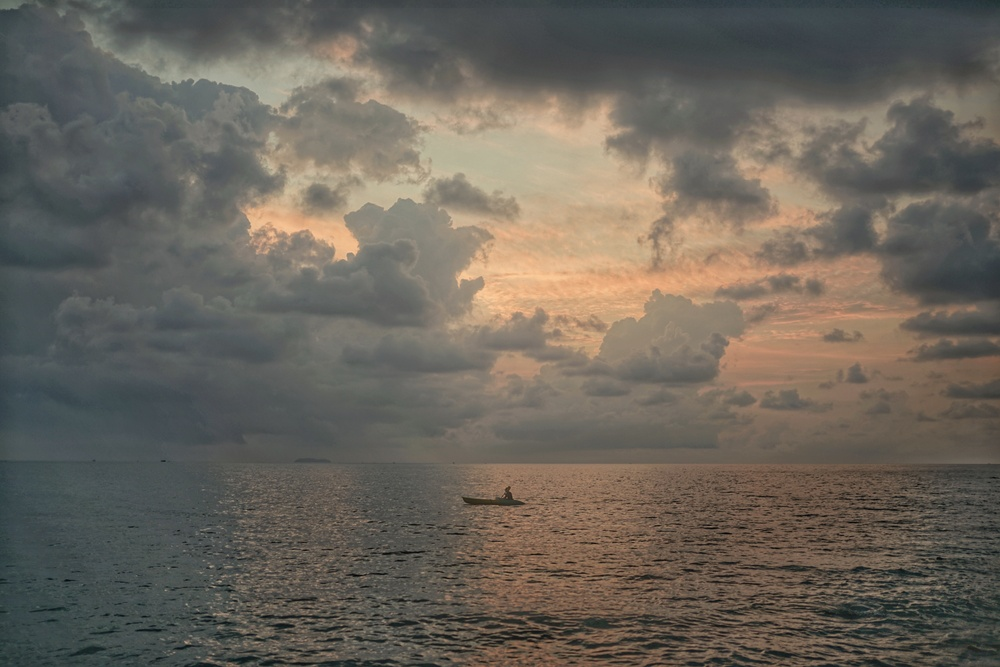
#> input picture example/source.jpeg, 1000 x 667 px, shrunk from 6000 x 4000 before the run
$ python logic.py --source example/source.jpeg --reference example/target.jpeg
#> lines starting #> are read from the running program, lines starting #| are printed output that depends on the picture
import numpy as np
import cv2
import matplotlib.pyplot as plt
import argparse

parser = argparse.ArgumentParser()

ap = argparse.ArgumentParser()
ap.add_argument("-s", "--source", required=True,
    help="path to source image")
ap.add_argument("-r", "--reference", required=True,
    help="path to reference image")
args = vars(ap.parse_args())

def image_stats(image):
    (l, a, b) = cv2.split(image)
    (lMean, lStd) = (l.mean(), l.std())
    (aMean, aStd) = (a.mean(), a.std())
    (bMean, bStd) = (b.mean(), b.std())
    return (lMean, lStd, aMean, aStd, bMean, bStd)

def _scale_array(arr, clip=True):
    if clip:
        scaled = np.clip(arr, 0, 255)
    else:
        scale_range = (max([arr.min(), 0]), min([arr.max(), 255]))
        scaled = _min_max_scale(arr, new_range=scale_range)
    return scaled

def main():
    SOURCE_PATH = args["source"]
    REFERENCE_PATH = args["reference"]

    sourceImage = cv2.imread(SOURCE_PATH)
#> sourceImage is the input picture: shape (667, 1000, 3); mean B, G, R 91.7, 101, 107.2
    referenceImage = cv2.imread(REFERENCE_PATH)
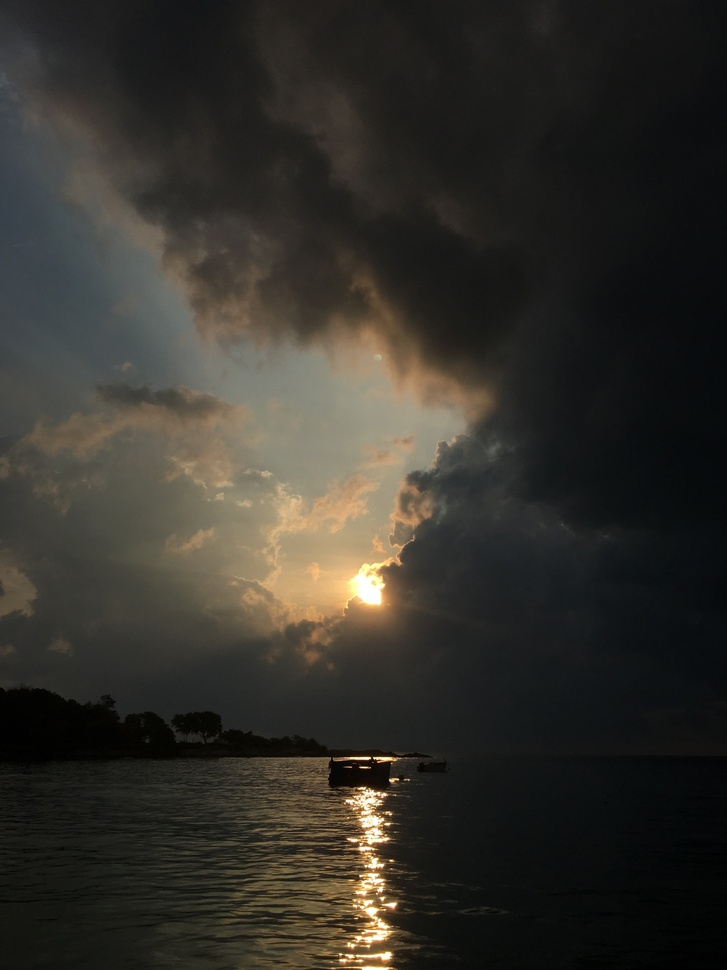
#> input picture example/target.jpeg, 727 x 970 px, shrunk from 1536 x 2048 before the run
#> referenceImage is the input picture: shape (970, 727, 3); mean B, G, R 42.7, 48.8, 51.3

    sourceImage = cv2.cvtColor(sourceImage, cv2.COLOR_BGR2LAB).astype("float32")
    referenceImage = cv2.cvtColor(referenceImage, cv2.COLOR_BGR2LAB).astype("float32")

    (lMeanRef, lStdRef, aMeanRef, aStdRef, bMeanRef, bStdRef) = image_stats(referenceImage)
#> in image_stats, `(l, a, b) = cv2.split(image)`:
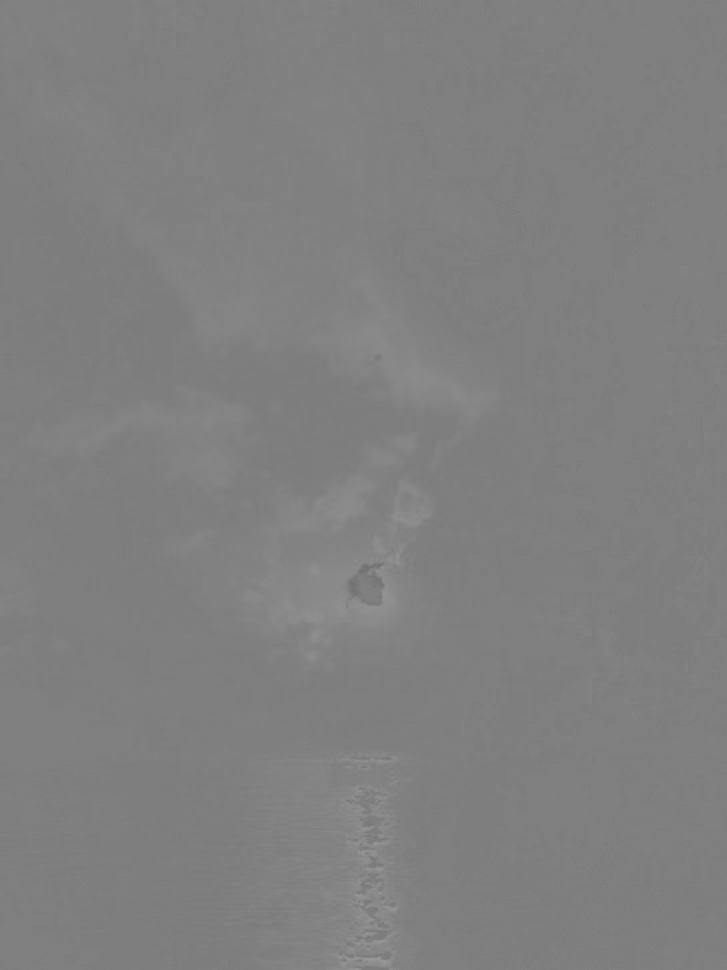
#> a: shape (970, 727) float32; min 114, max 153, mean 127.9
#> in image_stats, `(lMean, lStd) = (l.mean(), l.std())`: lMean = 50.17; lStd = 45.32
#> in image_stats, `(aMean, aStd) = (a.mean(), a.std())`: aMean = 127.9; aStd = 2.24
#> in image_stats, `(bMean, bStd) = (b.mean(), b.std())`: bMean = 131.9; bStd = 6.9
#> lMeanRef = 50.17; lStdRef = 45.32; aMeanRef = 127.9; aStdRef = 2.24; bMeanRef = 131.9; bStdRef = 6.9

    (lMeanSrc, lStdSrc, aMeanSrc, aStdSrc, bMeanSrc, bStdSrc) = image_stats(sourceImage)
#> in image_stats (call 2), `(l, a, b) = cv2.split(image)`:
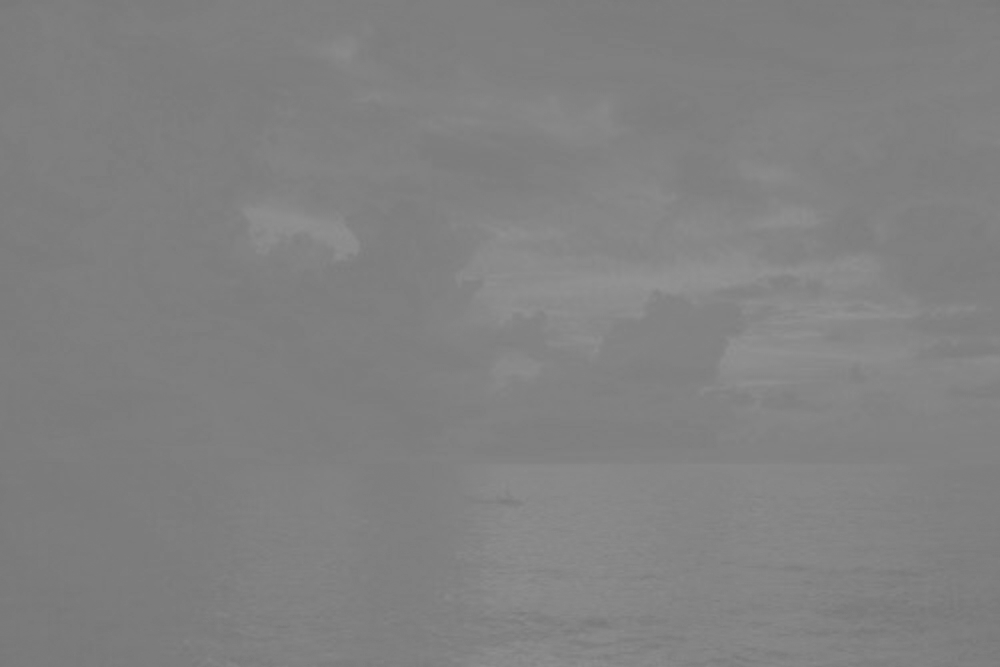
#> a: shape (667, 1000) float32; min 119, max 147, mean 128.9
#> in image_stats (call 2), `(lMean, lStd) = (l.mean(), l.std())`: lMean = 109.2; lStd = 33.9
#> in image_stats (call 2), `(aMean, aStd) = (a.mean(), a.std())`: aMean = 128.9; aStd = 4.16
#> in image_stats (call 2), `(bMean, bStd) = (b.mean(), b.std())`: bMean = 134; bStd = 7.76
#> lMeanSrc = 109.2; lStdSrc = 33.9; aMeanSrc = 128.9; aStdSrc = 4.16; bMeanSrc = 134; bStdSrc = 7.76

    (l, a, b) = cv2.split(sourceImage)

    l -= lMeanSrc
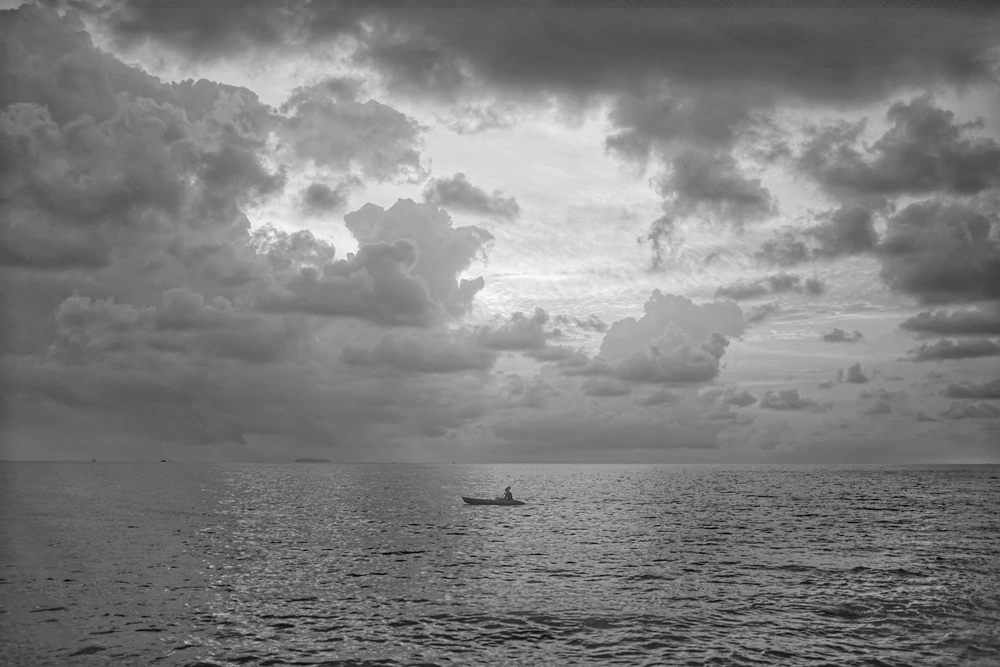
#> l: shape (667, 1000) float32; min -108.2, max 110.8, mean 0; drawn with min black and max white
    a -= aMeanSrc
    b -= bMeanSrc
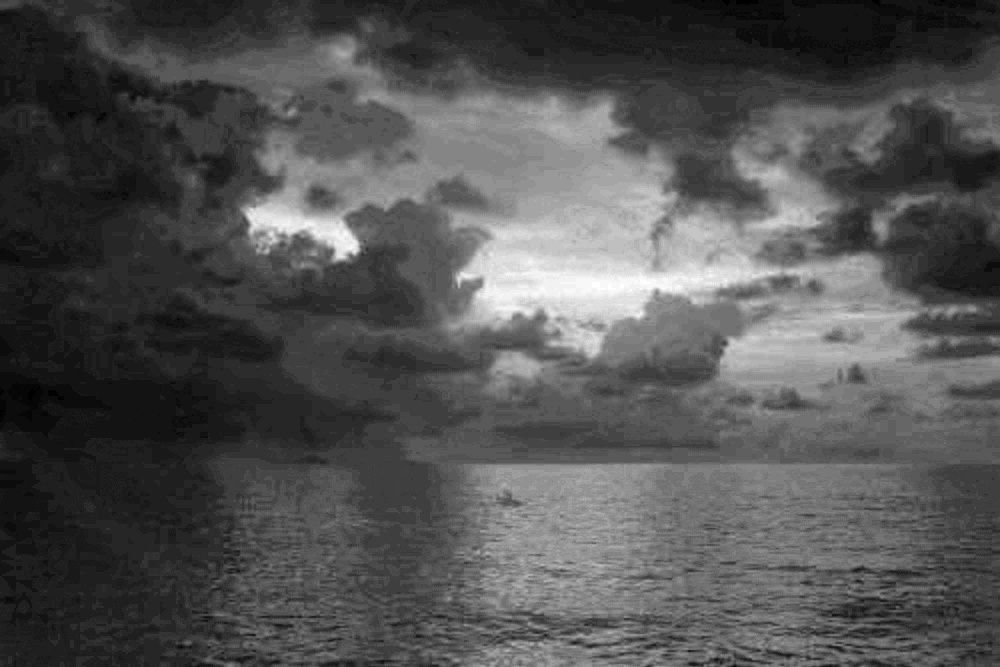
#> b: shape (667, 1000) float32; min -12.96, max 27.04, mean 0; drawn with min black and max white

    l = (lStdSrc / lStdRef) * l
    a = (aStdSrc / aStdRef) * a
    b = (bStdSrc / bStdRef) * b

    l += lMeanRef
    a += aMeanRef
    b += bMeanRef

    l = _scale_array(l)
    a = _scale_array(a)
    b = _scale_array(b)

    transfer = cv2.merge([l, a, b])
    transfer = cv2.cvtColor(transfer.astype("uint8"), cv2.COLOR_LAB2BGR)
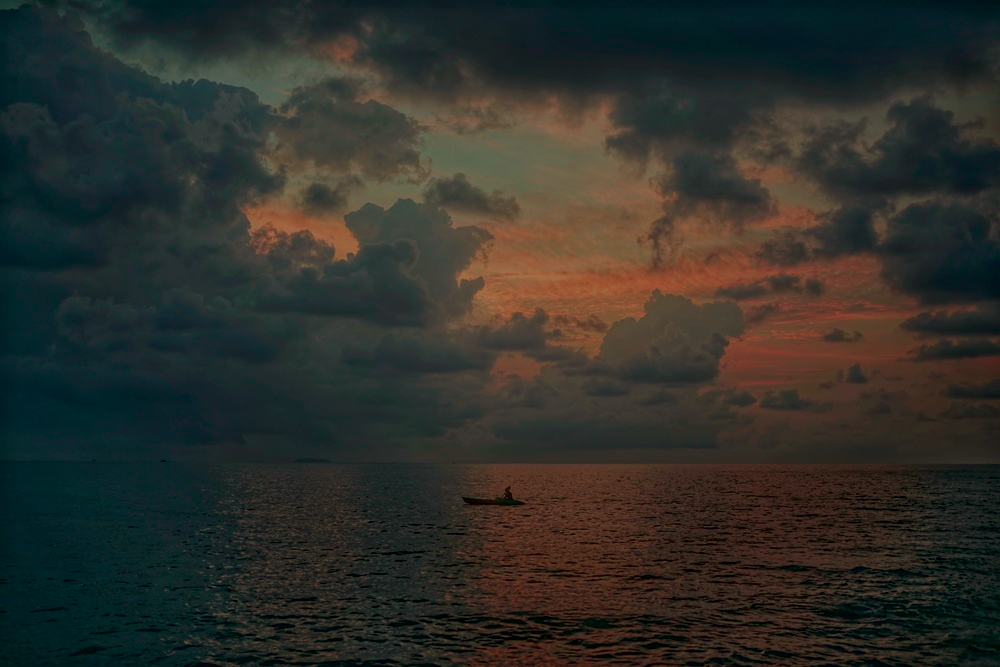
#> transfer: shape (667, 1000, 3); mean B, G, R 42.2, 47.5, 46.8

    cv2.imwrite('output.jpg', transfer)

if __name__ == "__main__":
    main()
